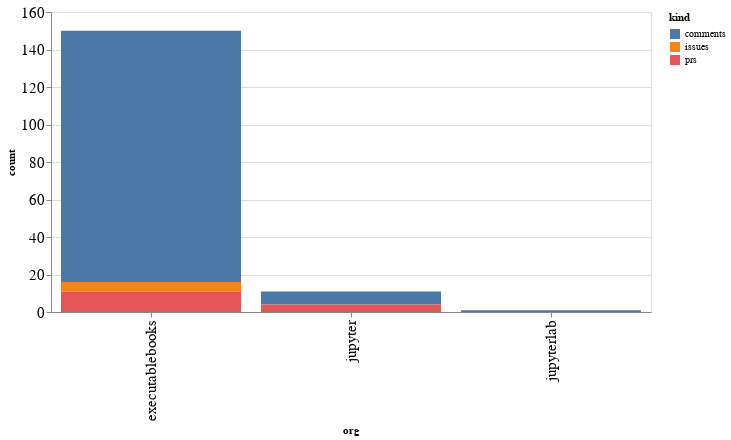

The cell this chart's notebook holds for it:
### Code cell
alt.Chart(org_summaries, width=600).mark_bar().encode(
    x='org',
    y='count',
    color='kind',
    tooltip="org"
)

### Figure 1 — Vega-Lite specification as saved in the notebook (floating-point values rounded to 4 significant figures)
{"config": {"axisLeft": {"labelFontSize": 15}, "axisBottom": {"labelFontSize": 15}}, "data": {"name": "data-a5b2ffac985fb19cc38e071c0b80e61c"}, "mark": "bar", "encoding": {"color": {"type": "nominal", "field": "kind"}, "tooltip": {"type": "nominal", "field": "org"}, "x": {"type": "nominal", "field": "org"}, "y": {"type": "quantitative", "field": "count"}}, "width": 600, "$schema": "https://vega.github.io/schema/vega-lite/v4.8.1.json", "datasets": {"data-a5b2ffac985fb19cc38e071c0b80e61c": [{"org": "executablebooks", "kind": "comments", "count": 134}, {"org": "executablebooks", "kind": "issues", "count": 5}, {"org": "executablebooks", "kind": "prs", "count": 11}, {"org": "jupyter", "kind": "comments", "count": 7}, {"org": "jupyter", "kind": "prs", "count": 4}, {"org": "jupyterlab", "kind": "comments", "count": 1}]}}
